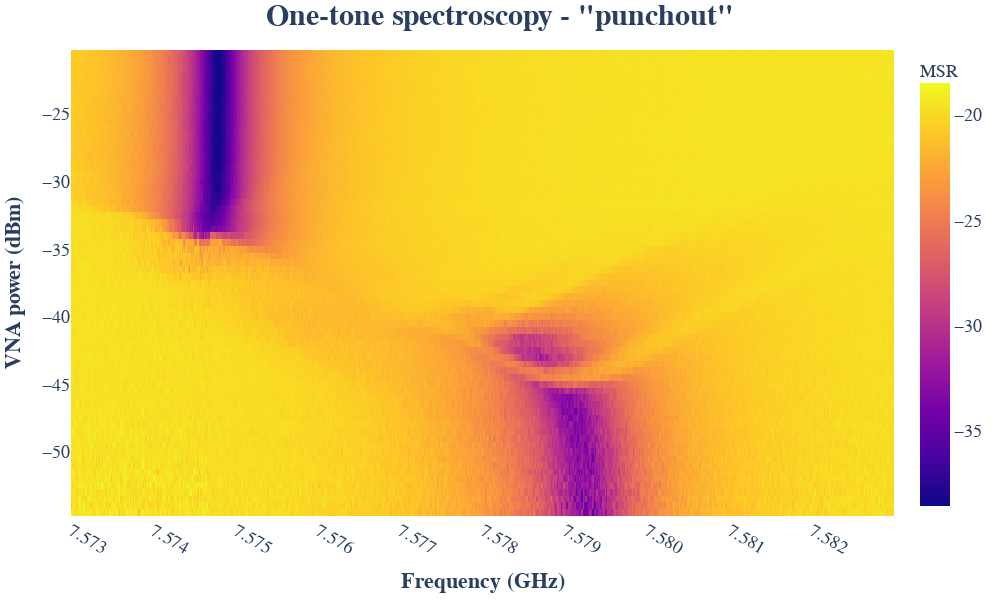

Notebook source saved alongside this figure:
### Code cell
dota = d3_p10_long
sorted = []

for i in range(len(dota.keys())):
    sorted.append(f'Sweep_{i}')



power = []
ampls = []

for i in sorted:
    power.append(dota[i]['Power'])
    I = Tuls.find_key(dota[i], 'I')
    Q = Tuls.find_key(dota[i], 'Q')
    amp = 10*np.log10(I**2 + Q**2)
    #amp = amp/np.min(amp)
    ampls.append(amp)

ampls = np.array(ampls)[1:]
power = np.array(power)[1:]-10
f = Tuls.find_key(dota, 'f')

fig = px.imshow(ampls, aspect="auto", labels=dict(x='Frequency (GHz)', y='Power (dBm impostati sul VNA, ricordati di atten)', z='MSR'), x=f, y=power, origin='lower')

fig.update_layout(
    title=dict(
        text='<b>One-tone spectroscopy - "punchout"</b>',
        font=dict(size=30, family='Arial'),
        x=0.5,  # Centra il titolo
        xanchor='center'  # Allinea il titolo orizzontalmente
    ),
    xaxis=dict(
        title=dict(
            text='<b>Frequency (GHz)</b>',  # Usare HTML per il grassetto
            font=dict(size=22, family='Arial')
        ),
        title_font=dict(size=22, family='Arial'),  # Solo dimensione e famiglia
        tickvals=f[::int(len(f)/10)],
        tickformat='.3f',
        tickangle=30
    ),
    yaxis=dict(
        title=dict(
            text='<b>VNA power (dBm)</b>',  # Usare HTML per il grassetto
            font=dict(size=22, family='Arial')
        ),
        title_font=dict(size=22, family='Arial')  # Solo dimensione e famiglia
    ),
    coloraxis_colorbar=dict(
        title='MSR',
        tickfont=dict(size=18, family='Arial'),
        title_font=dict(size=18, family='Arial')  # Solo dimensione e famiglia
    ),
    width=1000,
    height=600,
    font=dict(size=18, family='Arial'),
    paper_bgcolor='white',
    plot_bgcolor='white',
    margin=dict(l=50, r=50, t=50, b=50)
)

fig.update_traces(
    hovertemplate='Frequency: %{x}<br>Amplitude: %{y}<br>MSR: %{z}',
    colorbar=dict(
        title='MSR',
        tickfont=dict(size=18, family='Arial'),
        title_font=dict(size=18, family='Arial')
    ),
    hoverongaps=False,
    colorscale='magma'
)

fig.update_xaxes(
    showgrid=True,
    gridcolor='gray',
    gridwidth=0.5,
    griddash='dash'
)

fig.update_yaxes(
    showgrid=True,
    gridcolor='gray',
    gridwidth=0.5,
    griddash='dash'
)

fig.show()

### Figure 1 — Plotly figure (JSON) as saved in the notebook; plotly's stock layout.template omitted (floating-point values rounded to 4 significant figures; data arrays with more than 128 entries replaced by an {"elided": "..."} marker saying what was removed)
{"data": [{"coloraxis": "coloraxis", "colorbar": {"tickfont": {"family": "Arial", "size": 18}, "title": {"font": {"family": "Arial", "size": 18}, "text": "MSR"}}, "colorscale": [[0, "#000004"], [0.1111, "#180f3d"], [0.2222, "#440f76"], [0.3333, "#721f81"], [0.4444, "#9e2f7f"], [0.5556, "#cd4071"], [0.6667, "#f1605d"], [0.7778, "#fd9668"], [0.8889, "#feca8d"], [1, "#fcfdbf"]], "hoverongaps": false, "hovertemplate": "Frequency: %{x}<br>Amplitude: %{y}<br>MSR: %{z}", "name": "0", "type": "heatmap", "x": {"elided": "600 float values"}, "xaxis": "x", "y": [-54.5, -54, -53.5, -53, -52.5, -52, -51.5, -51, -50.5, -50, -49.5, -49, -48.5, -48, -47.5, -47, -46.5, -46, -45.5, -45, -44.5, -44, -43.5, -43, -42.5, -42, -41.5, -41, -40.5, -40, -39.5, -39, -38.5, -38, -37.5, -37, -36.5, -36, -35.5, -35, -34.5, -34, -33.5, -33, -32.5, -32, -31.5, -31, -30.5, -30, -29.5, -29, -28.5, -28, -27.5, -27, -26.5, -26, -25.5, -25, -24.5, -24, -23.5, -23, -22.5, -22, -21.5, -21, -20.5], "yaxis": "y", "z": {"elided": "69x600 float values"}}], "layout": {"coloraxis": {"colorbar": {"tickfont": {"family": "Arial", "size": 18}, "title": {"font": {"family": "Arial", "size": 18}, "text": "MSR"}}, "colorscale": [[0, "#0d0887"], [0.1111, "#46039f"], [0.2222, "#7201a8"], [0.3333, "#9c179e"], [0.4444, "#bd3786"], [0.5556, "#d8576b"], [0.6667, "#ed7953"], [0.7778, "#fb9f3a"], [0.8889, "#fdca26"], [1, "#f0f921"]]}, "font": {"family": "Arial", "size": 18}, "height": 600, "margin": {"b": 50, "l": 50, "r": 50, "t": 50}, "paper_bgcolor": "white", "plot_bgcolor": "white", "title": {"font": {"family": "Arial", "size": 30}, "text": "<b>One-tone spectroscopy - \"punchout\"</b>", "x": 0.5, "xanchor": "center"}, "width": 1000, "xaxis": {"anchor": "y", "domain": [0, 1], "gridcolor": "gray", "griddash": "dash", "gridwidth": 0.5, "showgrid": true, "tickangle": 30, "tickformat": ".3f", "tickvals": [7.573, 7.574, 7.575, 7.576, 7.577, 7.578, 7.579, 7.58, 7.581, 7.582], "title": {"font": {"family": "Arial", "size": 22}, "text": "<b>Frequency (GHz)</b>"}}, "yaxis": {"anchor": "x", "autorange": true, "domain": [0, 1], "gridcolor": "gray", "griddash": "dash", "gridwidth": 0.5, "showgrid": true, "title": {"font": {"family": "Arial", "size": 22}, "text": "<b>VNA power (dBm)</b>"}}}}
